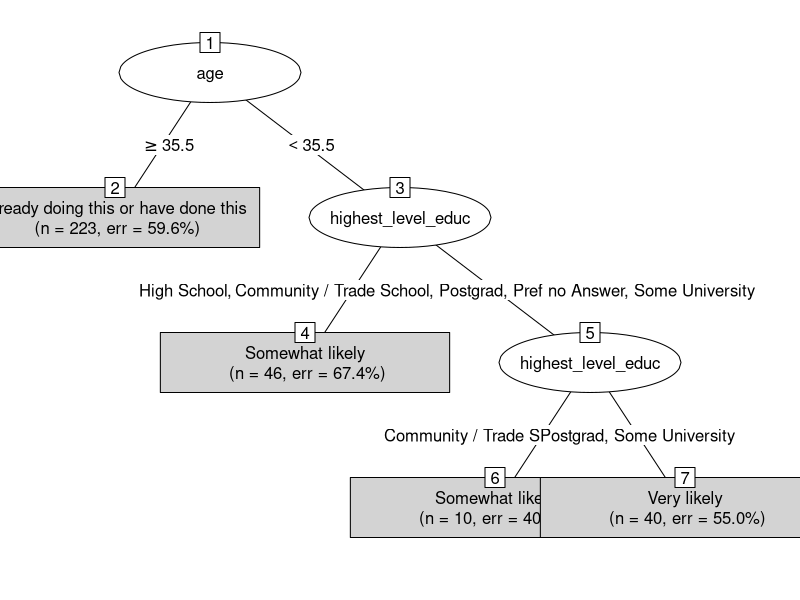
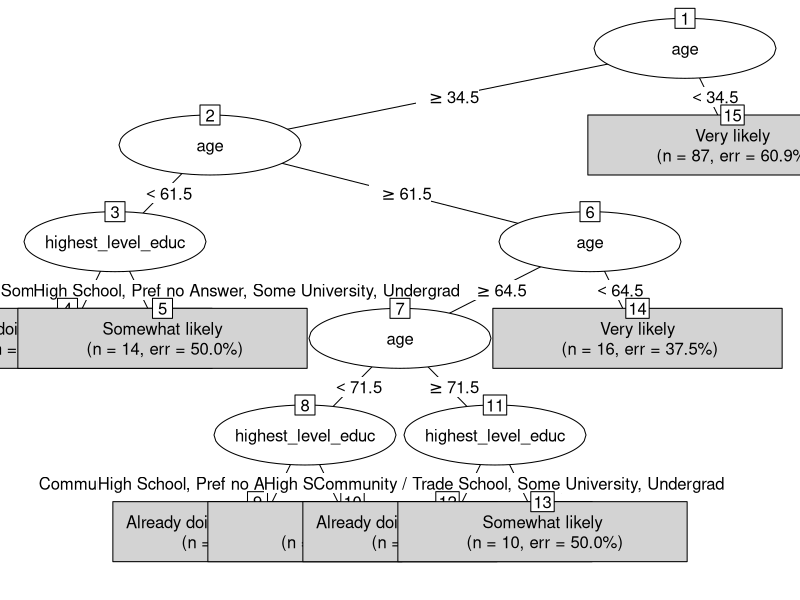
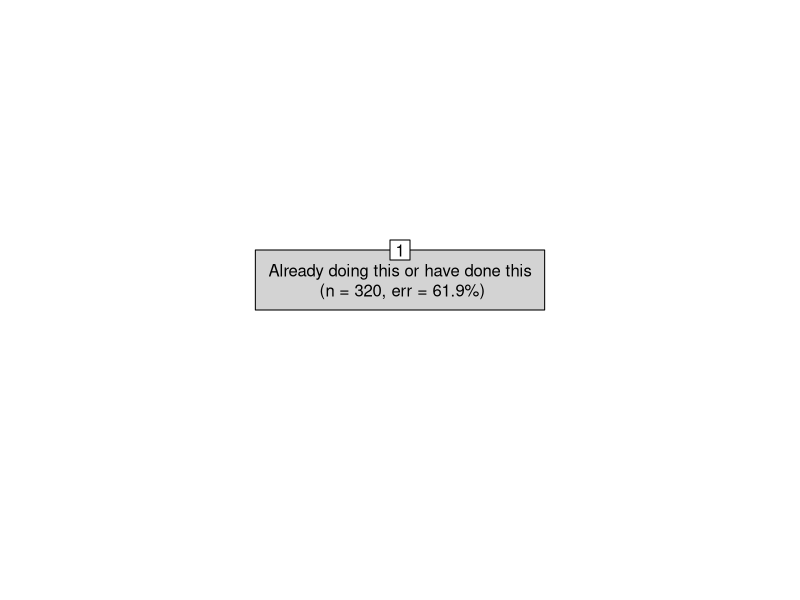
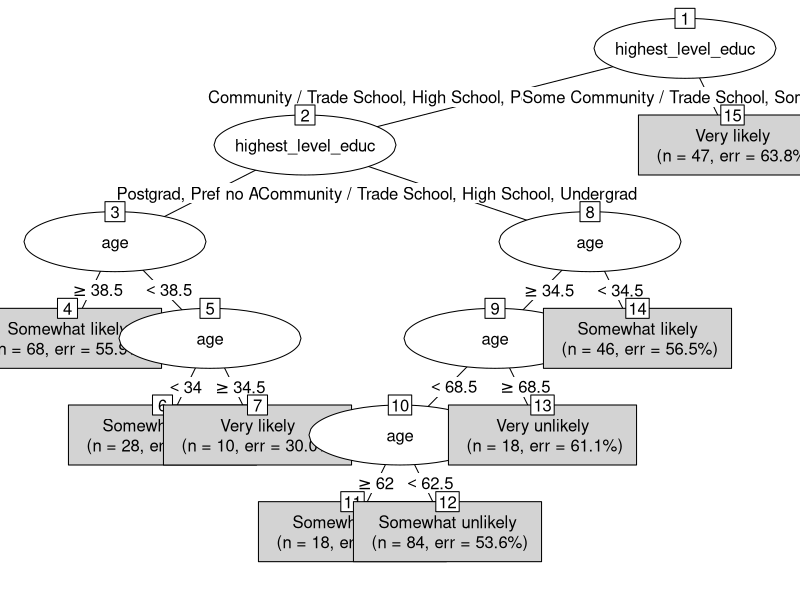
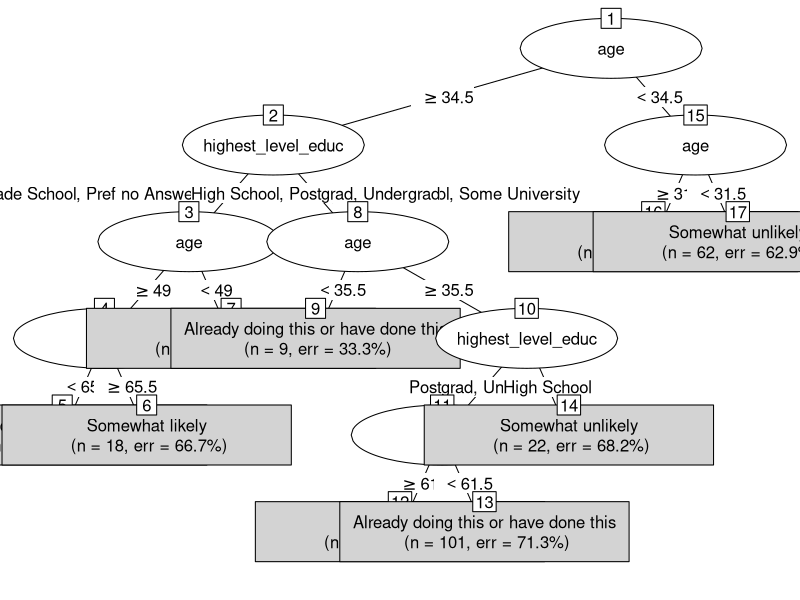
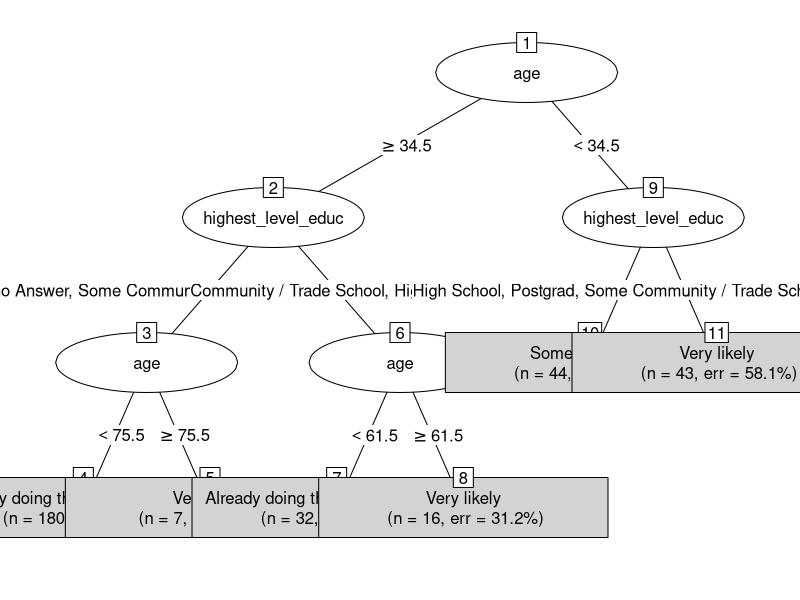
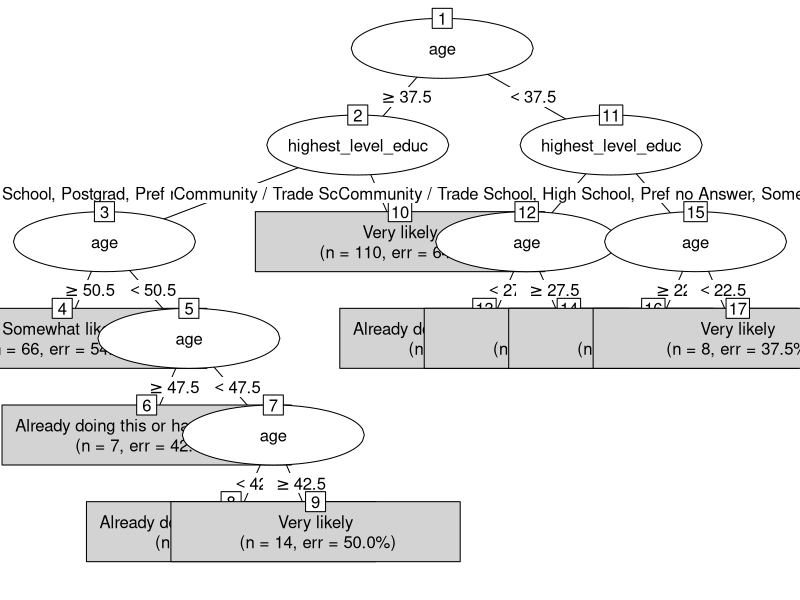
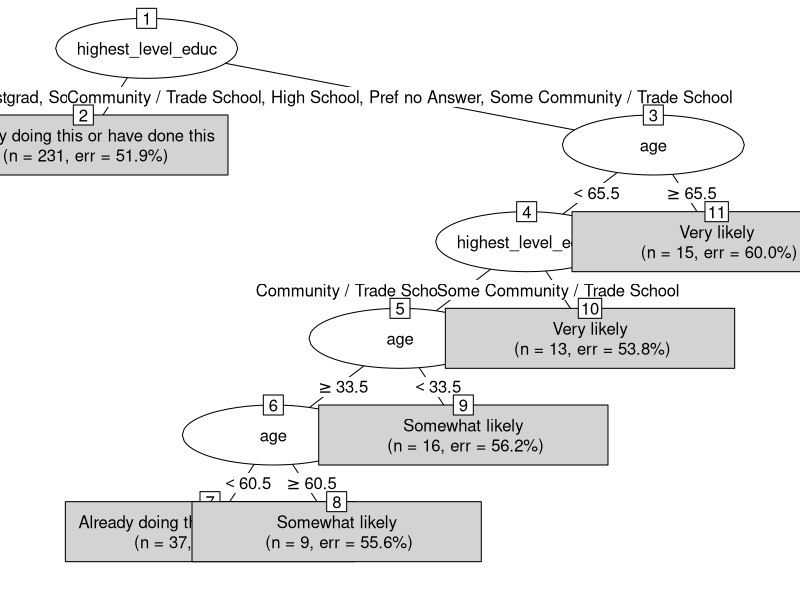

These figures' R source, in order: (Note: this script raises an error after producing the figures.)
#### Preamble ####
# Purpose: Constructs a  decision tree model for predicting likelihood of taking climate action based on age and education. 
# Author: Lexi Knight
# Date: 30 November 2024
# Contact: lexi.knight@mail.utoronto.ca
# License: MIT
# Pre-requisites: complete 01-download_data.R and 03-clean_data.R in scripts folder in order to access data.



#### Workspace setup ####

# load packages
library(tidyverse)    # core functions for data manipulation
library(rpart)        # creates decision tree models
library(partykit)     # plots decision tree models
library(here)         # constructs file paths

# Set seed for reproducibility
set.seed(853)

#### Read data ####
climate_data <- read_csv(here::here("data/02-analysis_data/twenty_eighteen_individual_analysis_data.csv"))

#### Shorten education level names ####
# Function to map long education names to shorter, more concise names
shorten_education_levels <- function(education) {
  case_when(
    education == "High school or less" ~ "High School",
    education == "Some community college, vocational, trade school" ~ "Some Community / Trade School",
    education == "Completed community college, vocational, trade school" ~ "Community / Trade School",
    education == "Some university" ~ "Some University",
    education == "Completed undergraduate degree" ~ "Undergrad",
    education == "Post graduate/professional school" ~ "Postgrad",
    education == "Prefer not to answer" ~ "Pref no Answer",
    TRUE ~ education # Default: keep original value if not matched
  )
}

# Apply the function to shorten names in the dataset
climate_data <- climate_data %>%
  mutate(highest_level_educ = shorten_education_levels(highest_level_educ))

# Function to generate decision trees, predictions, confusion matrix, and accuracy
generate_model <- function(target_var, train_data, test_data, model_name) {
  # Generate decision tree
  formula <- as.formula(paste(target_var, "~ age + highest_level_educ"))
  tree <- rpart(formula, data = train_data)
  
  # Construct file path for saving the plot
  png_file_path <- file.path(here::here("models/"), paste0(model_name, "_tree.png"))
  
  # Adjust PNG size to avoid cutting off the tree
  png(png_file_path, width = 3200, height = 1500, res = 150)  # Increase size and resolution
  
  # Plot the decision tree and save the plot as a .png
  plot(as.party(tree), gp = gpar(cex = 1), type = "simple")
  
  # Close the device after saving the plot
  dev.off()
  
  # Make predictions on the test dataset
  predictions <- predict(tree, newdata = test_data, type = "class")
  
  # Generate the confusion matrix
  confusion_matrix <- table(predictions, test_data[[target_var]])
  
  # Calculate and return accuracy
  accuracy <- sum(diag(confusion_matrix)) / sum(confusion_matrix) * 100
  return(accuracy)
}

#### Loop to create models for different target variables ####
# Create a data frame to store the model names and their corresponding accuracies
model_results <- data.frame(Model = character(0), Accuracy = numeric(0))

# List of target variables and corresponding model names
target_vars <- c("likelihood_home_improvement", "likelihood_reduce_hydro", "likelihood_minimize_car", 
                 "likelihood_vehicle_electric", "likelihood_protein_alternative", "likelihood_reduce_waste", 
                 "likelihood_green_product", "likelihood_short_distance", "likelihood_sort_waste")

# Loop through each model, split the data, generate the model, and store the accuracy
for (target_var in target_vars) {
  # Train-test split
  train_data <- sample_n(climate_data, size = round(0.8 * nrow(climate_data)))
  test_data <- anti_join(climate_data, train_data)
  
  # Model name (from target variable), removing the "likelihood_" part
  model_name <- gsub("likelihood_", "", target_var)
  
  # Generate model and calculate accuracy
  accuracy <- generate_model(target_var, train_data, test_data, model_name)
  
  # Store the results in the data frame
  model_results <- rbind(model_results, data.frame(Model = model_name, Accuracy = accuracy))
}

# Print the results table
print(model_results)

# Save the results as a CSV in the correct location
write_csv(model_results, here::here("models/model_accuracies.csv"))
